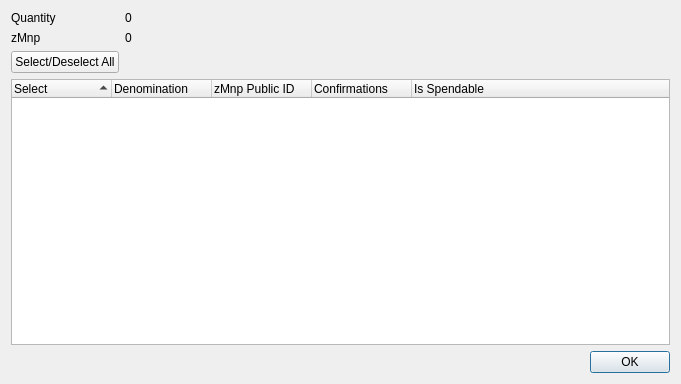
<?xml version="1.0" encoding="UTF-8"?>
<ui version="4.0">
 <class>ZMnpControlDialog</class>
 <widget class="QDialog" name="ZMnpControlDialog">
  <property name="geometry">
   <rect>
    <x>0</x>
    <y>0</y>
    <width>681</width>
    <height>384</height>
   </rect>
  </property>
  <property name="minimumSize">
   <size>
    <width>681</width>
    <height>384</height>
   </size>
  </property>
  <property name="windowTitle">
   <string>Select zMnp to Spend</string>
  </property>
  <layout class="QGridLayout" name="gridLayout">
   <item row="0" column="0">
    <layout class="QFormLayout" name="formLayout">
     <property name="sizeConstraint">
      <enum>QLayout::SetDefaultConstraint</enum>
     </property>
     <item row="0" column="0">
      <widget class="QLabel" name="labelQuantity">
       <property name="text">
        <string>Quantity</string>
       </property>
      </widget>
     </item>
     <item row="0" column="1">
      <widget class="QLabel" name="labelQuantity_int">
       <property name="text">
        <string>0</string>
       </property>
      </widget>
     </item>
     <item row="1" column="0">
      <widget class="QLabel" name="labelzMnp">
       <property name="text">
        <string>zMnp</string>
       </property>
      </widget>
     </item>
     <item row="1" column="1">
      <widget class="QLabel" name="labelZMnp_int">
       <property name="text">
        <string>0</string>
       </property>
      </widget>
     </item>
     <item row="2" column="0">
      <widget class="QPushButton" name="pushButtonAll">
       <property name="text">
        <string>Select/Deselect All</string>
       </property>
      </widget>
     </item>
    </layout>
   </item>
   <item row="1" column="0">
    <layout class="QVBoxLayout" name="verticalLayout">
     <item>
      <widget class="QTreeWidget" name="treeWidget">
       <property name="minimumSize">
        <size>
         <width>0</width>
         <height>250</height>
        </size>
       </property>
       <property name="alternatingRowColors">
        <bool>true</bool>
       </property>
       <property name="sortingEnabled">
        <bool>true</bool>
       </property>
       <property name="columnCount">
        <number>5</number>
       </property>
       <attribute name="headerDefaultSectionSize">
        <number>100</number>
       </attribute>
       <column>
        <property name="text">
         <string notr="true">Select</string>
        </property>
       </column>
       <column>
        <property name="text">
         <string notr="true">Denomination</string>
        </property>
       </column>
       <column>
        <property name="text">
         <string notr="true">zMnp Public ID</string>
        </property>
       </column>
       <column>
        <property name="text">
         <string notr="true">Confirmations</string>
        </property>
       </column>
       <column>
        <property name="text">
         <string>Is Spendable</string>
        </property>
       </column>
      </widget>
     </item>
     <item>
      <widget class="QDialogButtonBox" name="buttonBox">
       <property name="orientation">
        <enum>Qt::Horizontal</enum>
       </property>
       <property name="standardButtons">
        <set>QDialogButtonBox::Ok</set>
       </property>
      </widget>
     </item>
    </layout>
   </item>
  </layout>
 </widget>
 <resources/>
 <connections>
  <connection>
   <sender>buttonBox</sender>
   <signal>accepted()</signal>
   <receiver>ZMnpControlDialog</receiver>
   <slot>accept()</slot>
   <hints>
    <hint type="sourcelabel">
     <x>248</x>
     <y>254</y>
    </hint>
    <hint type="destinationlabel">
     <x>157</x>
     <y>274</y>
    </hint>
   </hints>
  </connection>
  <connection>
   <sender>buttonBox</sender>
   <signal>rejected()</signal>
   <receiver>ZMnpControlDialog</receiver>
   <slot>reject()</slot>
   <hints>
    <hint type="sourcelabel">
     <x>316</x>
     <y>260</y>
    </hint>
    <hint type="destinationlabel">
     <x>286</x>
     <y>274</y>
    </hint>
   </hints>
  </connection>
 </connections>
</ui>
